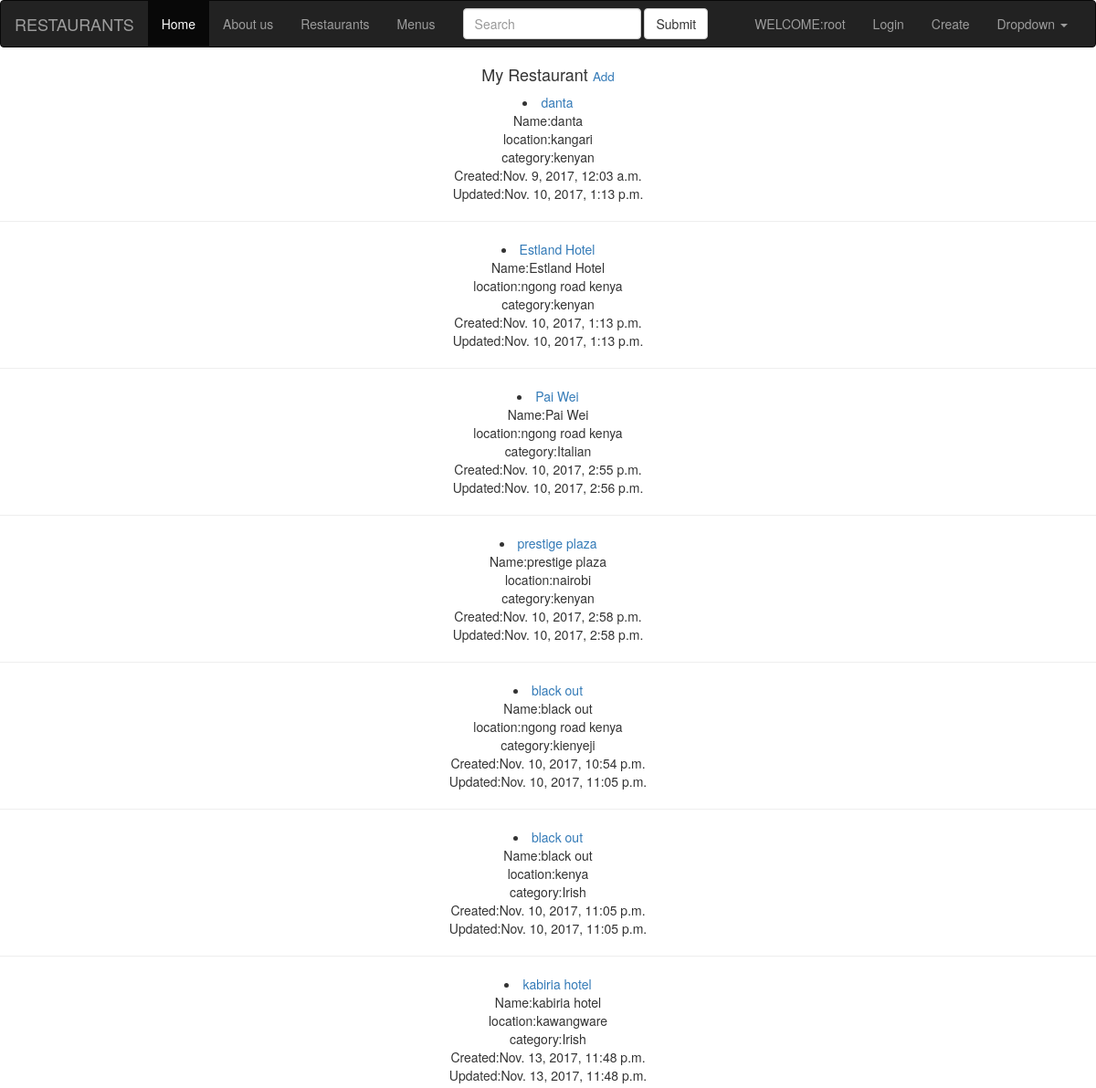
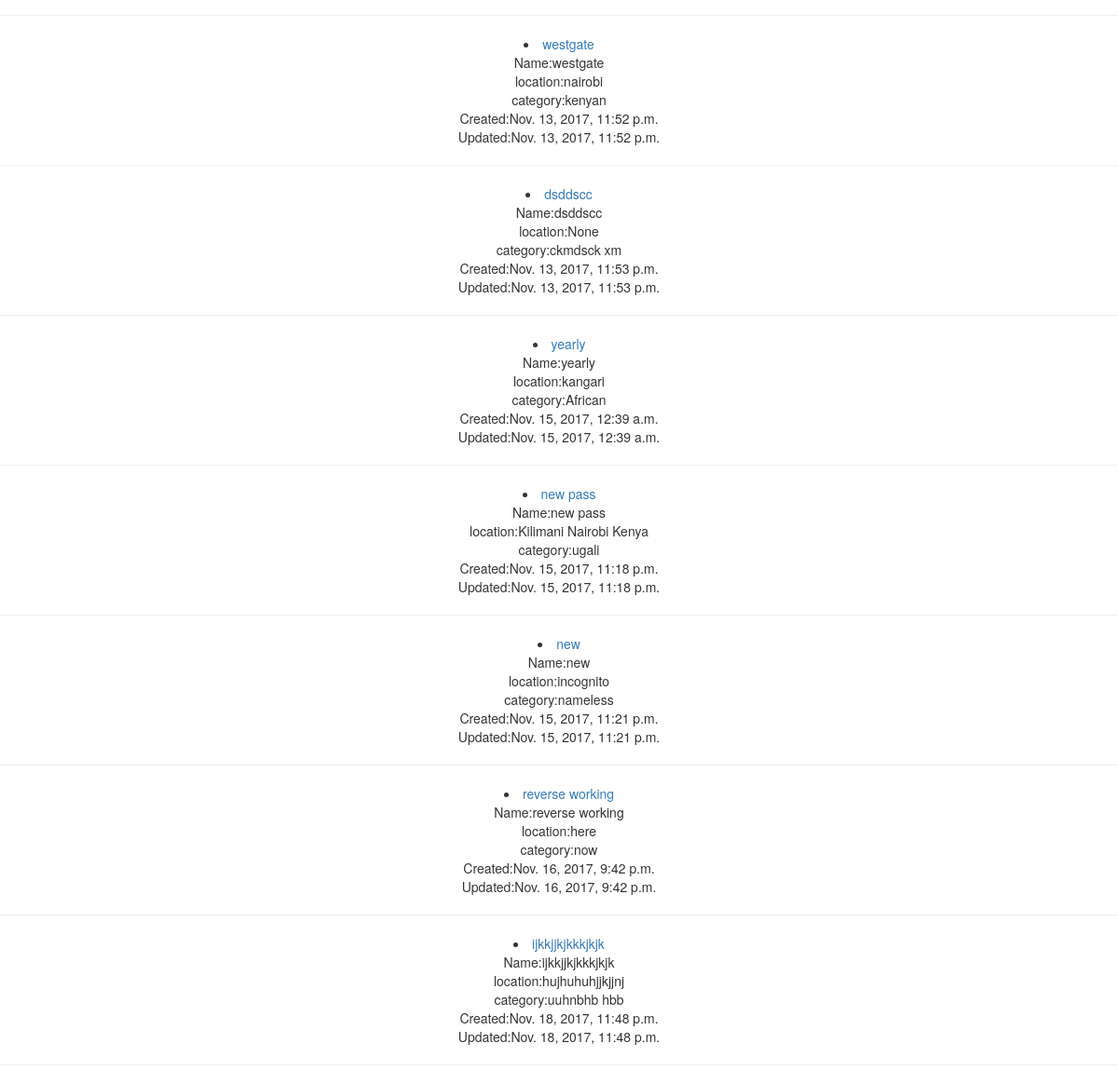
The app's page /restaurants/restaurants/ (signed in) with its own data (2 pictures, top to bottom).
### accounts/models.py (models this page shows, shortened)
class User(AbstractBaseUser):
    email     =     models.EmailField(max_length=255,unique=True)
    full_name =     models.CharField(max_length=255)
    active    =     models.BooleanField(default=True) # can login or not
    staff     =     models.BooleanField(default=False) # staff user non super user
    admin     =     models.BooleanField(default=False) #super user
    timestamp =     models.DateTimeField(auto_now_add=True)
    USERNAME_FIELD = 'email'
    REQUIRED_FIELDS = ['full_name']
    objects = UserManager()
    USERNAME_FIELD = 'email'
    @property
    def is_active(self):
        return self.active

### restaurants/models.py (models this page shows, shortened)
class RestaurantLocation(models.Model):
    owner     =      models.ForeignKey(User)
    name      =      models.CharField(max_length=120)
    location  =      models.CharField(max_length=120,blank=True, null=True)
    category  =      models.CharField(max_length=120,blank=False, null=True)
    timestamp =      models.DateTimeField(auto_now_add=True)  #when it was created/ added
    updated   =      models.DateTimeField(auto_now=True) #when it was updated/changed
    slug      =      models.SlugField(unique=True,blank=True, null=True)
    def __str__(self):
        return self.name
    def get_absolute_url(self):
        return reverse('Restaurant:restaurant-detail', kwargs={'slug': self.slug})

### restaurants/views.py (the view)
class RestaurantListView(LoginRequiredMixin,ListView):
    template_name = 'restaurants/list.html'
    def get_queryset(self):
        return RestaurantLocation.objects.filter(owner=self.request.user)

### restaurants/templates/restaurants/list.html
{% extends "restaurants/base.html" %}
        {% block content %}
        <h4 style="text-align:center;">My Restaurant <small><a href="{% url "Restaurant:restaurants-create" %}">Add </a></small> </h4>
        <div style="text-align:center;">
        {% for obj in object_list %}
        <li><a href="{{ obj.get_absolute_url }}">{{ obj }}</a></li>
       Name:{{ obj.name }} <br>   location:{{ obj.location }} <br> category:{{ obj.category }}  <br> Created:{{ obj.timestamp }} <br> Updated:{{ obj.updated }}
        <hr>
        {% empty %}
        <li><a href="{% url "Restaurant:restaurants-create" %}">Add One</a></li>
        {% endfor %}
      </div>
      {% endblock content %}

### restaurants/templates/restaurants/base.html (shortened to what this page needs)
{% load staticfiles %}
<!DOCTYPE html>
<html lang="en">
<head>
        <link href="{% static "css/bootstrap.min.css" %}" rel="stylesheet">
        <link href="{% static "css/base.css" %}" rel="stylesheet">
</head>
<body>
        <nav class="navbar navbar-inverse">
                <div class="container-fluid">
                  <div class="navbar-header">
                    <a class="navbar-brand" href="#">RESTAURANTS</a>
                  </div>
                  <div class="collapse navbar-collapse" id="bs-example-navbar-collapse-1">
                    <ul class="nav navbar-nav">
                      <li class="active"><a href="{% url 'Restaurant:home' %}">Home <span class="sr-only">(current)</span></a></li>
                      <li><a href="{% url 'Restaurant:about' %}">About us</a></li>
                     {% if request.user.is_authenticated %}
                      <li><a href="{% url 'Restaurant:list' %}">Restaurants</a></li>
                      <li><a href="{% url 'Menus:list' %}">Menus</a></li>
                      {% endif%}
                    </ul>
                    <form class="navbar-form navbar-left">
                      <div class="form-group">
                        <input type="text" class="form-control" placeholder="Search">
                      </div>
                      <button type="submit" class="btn btn-default">Submit</button>
                    </form>
                    <ul class="nav navbar-nav navbar-right">
                    <li><a href="#">WELCOME:{{request.user.full_name}}</a></li>
                      <li><a href="{% url 'Accounts:login' %}">Login</a></li>
                      <li><a href="{% url 'Restaurant:restaurants-create' %}">Create</a></li>
                      <li class="dropdown">
                        <a href="#" class="dropdown-toggle" data-toggle="dropdown" role="button" aria-haspopup="true" aria-expanded="false">Dropdown <span class="caret"></span></a>
                      </li>
                    </ul>
                  </div>
                </div>
              </nav>
    {% block content %}
    {% endblock content %}
</body>
</html>

### records on screen
User: user.full_name "root"
RestaurantLocation: name "danta", location "kangari", category "kenyan", timestamp "Nov. 9, 2017, 12:03 a.m.", updated "Nov. 10, 2017, 1:13 p.m."
RestaurantLocation: name "Estland Hotel", location "ngong road kenya", category "kenyan", timestamp "Nov. 10, 2017, 1:13 p.m.", updated "Nov. 10, 2017, 1:13 p.m."
RestaurantLocation: name "Pai Wei", location "ngong road kenya", category "Italian", timestamp "Nov. 10, 2017, 2:55 p.m.", updated "Nov. 10, 2017, 2:56 p.m."
RestaurantLocation: name "prestige plaza", location "nairobi", category "kenyan", timestamp "Nov. 10, 2017, 2:58 p.m.", updated "Nov. 10, 2017, 2:58 p.m."
RestaurantLocation: name "black out", location "ngong road kenya", category "kienyeji", timestamp "Nov. 10, 2017, 10:54 p.m.", updated "Nov. 10, 2017, 11:05 p.m."
RestaurantLocation: name "black out", location "kenya", category "Irish", timestamp "Nov. 10, 2017, 11:05 p.m.", updated "Nov. 10, 2017, 11:05 p.m."
RestaurantLocation: name "kabiria hotel", location "kawangware", category "Irish", timestamp "Nov. 13, 2017, 11:48 p.m.", updated "Nov. 13, 2017, 11:48 p.m."
RestaurantLocation: name "westgate", location "nairobi", category "kenyan", timestamp "Nov. 13, 2017, 11:52 p.m.", updated "Nov. 13, 2017, 11:52 p.m."
RestaurantLocation: name "dsddscc", location "None", category "ckmdsck xm", timestamp "Nov. 13, 2017, 11:53 p.m.", updated "Nov. 13, 2017, 11:53 p.m."
RestaurantLocation: name "yearly", location "kangari", category "African", timestamp "Nov. 15, 2017, 12:39 a.m.", updated "Nov. 15, 2017, 12:39 a.m."
RestaurantLocation: name "new pass", location "Kilimani Nairobi Kenya", category "ugali", timestamp "Nov. 15, 2017, 11:18 p.m.", updated "Nov. 15, 2017, 11:18 p.m."
RestaurantLocation: name "new", location "incognito", category "nameless", timestamp "Nov. 15, 2017, 11:21 p.m.", updated "Nov. 15, 2017, 11:21 p.m."
RestaurantLocation: name "reverse working", location "here", category "now", timestamp "Nov. 16, 2017, 9:42 p.m.", updated "Nov. 16, 2017, 9:42 p.m."
RestaurantLocation: name "ijkkjjkjkkkjkjk", location "hujhuhuhjjkjjnj", category "uuhnbhb hbb", timestamp "Nov. 18, 2017, 11:48 p.m.", updated "Nov. 18, 2017, 11:48 p.m."
